Frame 1 (no input): blank canvas, image omitted
Frame 60 (the mouse pressed at the canvas centre just before this capture): blank canvas, image omitted
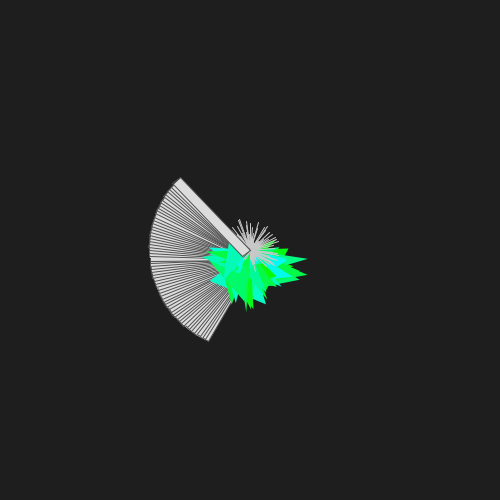
Frame 120 (the mouse held since frame 60 and released just before this capture)

The Processing sketch whose frames 1 and 60 were blank and that drew this single picture after the mouse press (run headless with seeded random() and noise(); from frame 60 on, the mouse is pressed at the canvas centre):

// Processing sketch: processing_25658
// ── processing_25658.pde

float r = PI/6;


void setup (){
  size (500,500);
  background (30);
  smooth();
  
}

void draw (){

  if(mousePressed){
    pushMatrix ();
translate (mouseX, mouseY); //move the origin point according to mouse value
rotate (r);
   fill(mouseY, random(10), random(255));
   stroke(200);
   line (0,0,random(10),-random(10));
   line (0,0,-random(30),random(15));
   line (0,0,-random(10),-random(10));
   line (0,0,random(15),-random(30));
   
     noStroke();
   //triangle (0, 0,random(50),-random(25),random(20),random(40));
   
   fill(random(10), mouseY, random(255));
   triangle (0, 0,random(60),-random(30),random(40),random(40));
   fill(220);
   stroke(80);
   rect(0,0,10,100);
  popMatrix ();

r += PI/100; //increment angle – make smaller to slow rotation
  }

}
                
